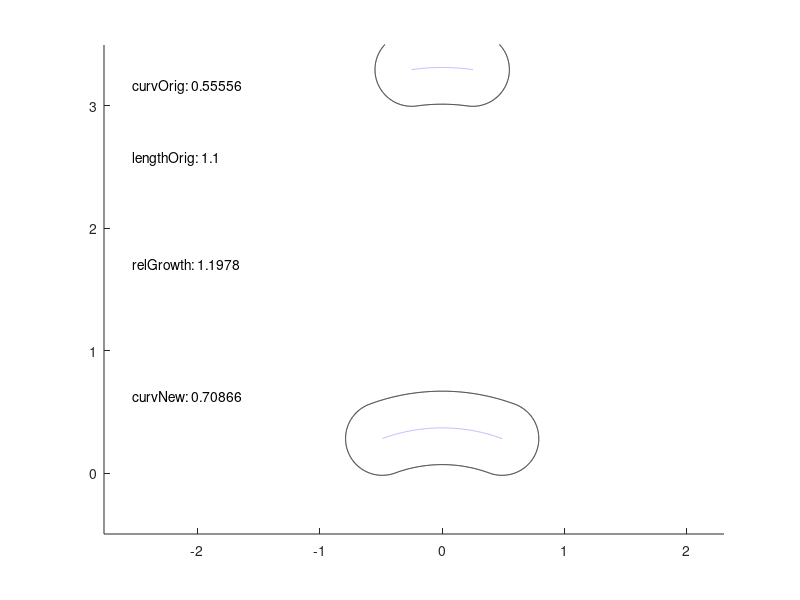

The MATLAB script that drew this image: (Note: this script raises an error after producing the figure.)
% user adjustable constants
CELL_DIAMETER = 0.6; % um
DOT_DENSITY  = 1000; % per um
ARC_LENGTH_RATIO = 1.4; % unitless
CELL_LENGTH = 0.5; % um

TOTAL_GROWTH = 1; % fraction of original length
RELATIVE_PROPORTIONAL_GROWTH = 1.2;
OFFSET_Y = 3;
isDisplayRedGreenCircles = false;
fprintf('--------- \n');
% % Calculate centerline dot spacing
centerlineS = linspace(0,CELL_LENGTH,CELL_LENGTH*DOT_DENSITY);
% calculate centerline radius of curvature
centerlineRadiusCurvature = (CELL_DIAMETER/2+ARC_LENGTH_RATIO*CELL_DIAMETER/2)./(ARC_LENGTH_RATIO-1);
fprintf('Centerline curvature (original): %s\n',1/centerlineRadiusCurvature);
centerlineCurvatureOriginal = 1/centerlineRadiusCurvature;
% convert to angular space
centerLineTheta = centerlineS./(centerlineRadiusCurvature);
centerLineTheta = centerLineTheta-mean(centerLineTheta)+pi/2;
% calculate the centerline
centerLineX = centerlineRadiusCurvature*cos(centerLineTheta);
centerLineY = centerlineRadiusCurvature*sin(centerLineTheta);

% poles have half a circumference on each side
poleHalfCircum = (pi*CELL_DIAMETER/2);
fprintf('Length (original): %s\n',CELL_LENGTH+CELL_DIAMETER);

% orient the poles so that they come off the cell correctly
EndcapATheta = linspace(0,pi,poleHalfCircum*(DOT_DENSITY));
EndcapATheta = EndcapATheta + atan2(centerLineY(2)-centerLineY(1),centerLineX(2)-centerLineX(1))+pi/2;
EndcapBTheta = linspace(0,pi,poleHalfCircum*(DOT_DENSITY));
EndcapBTheta = EndcapBTheta + atan2(centerLineY(end)-centerLineY(end-1),centerLineX(end)-centerLineX(end-1))-pi/2;

% find the coordinates of the poles
EncapA_X = CELL_DIAMETER/2*cos(EndcapATheta)+centerLineX(1);
EncapA_Y = CELL_DIAMETER/2*sin(EndcapATheta)+centerLineY(1);

EncapB_X = CELL_DIAMETER/2*cos(EndcapBTheta)+centerLineX(end);
EncapB_Y = CELL_DIAMETER/2*sin(EndcapBTheta)+centerLineY(end);

% side walls are displaced from the cell body by half a cell diameter
centerlineS = linspace(0,CELL_LENGTH,CELL_LENGTH*DOT_DENSITY);
% calculate centerline radius of curvature
centerlineRadiusCurvature = (CELL_DIAMETER/2+ARC_LENGTH_RATIO*CELL_DIAMETER/2)./(ARC_LENGTH_RATIO-1);
% convert to angular space
centerLineTheta = centerlineS./(centerlineRadiusCurvature);
centerLineTheta = centerLineTheta-mean(centerLineTheta)+pi/2;

% determine length of side walls calculate centerline curvature
side1LengthIntial = (centerlineRadiusCurvature+CELL_DIAMETER/2)*(centerLineTheta(end)-centerLineTheta(1));
side2LengthIntial = (centerlineRadiusCurvature-CELL_DIAMETER/2)*(centerLineTheta(end)-centerLineTheta(1));

% put the same density of points along these arcs
side1_theta = linspace(centerLineTheta(1),centerLineTheta(end),DOT_DENSITY*side1LengthIntial);
side2_theta = linspace(centerLineTheta(1),centerLineTheta(end),DOT_DENSITY*side2LengthIntial);
Side1_X = (centerlineRadiusCurvature+CELL_DIAMETER/2)*cos(side1_theta);
Side1_Y = (centerlineRadiusCurvature+CELL_DIAMETER/2)*sin(side1_theta);
Side2_X = (centerlineRadiusCurvature-CELL_DIAMETER/2)*cos(side2_theta);
Side2_Y = (centerlineRadiusCurvature-CELL_DIAMETER/2)*sin(side2_theta);
offsetInitial_X = min([Side1_X(:);Side2_X(:)]);
offsetInitial_X = 0;
offsetInitial_Y = min([Side1_Y(:);Side2_Y(:)]);

num_initialSide1 = length(Side1_X);
num_initialSide2 = length(Side2_X);

% display the first cell as all green
figure(gcf);
clf;
hold on;
if isDisplayRedGreenCircles
plot(centerLineX-offsetInitial_X,centerLineY-offsetInitial_Y+OFFSET_Y,'kx:');
else
plot(centerLineX-offsetInitial_X,centerLineY-offsetInitial_Y+OFFSET_Y,'b:');
end
plot(EncapA_X-offsetInitial_X,EncapA_Y-offsetInitial_Y+OFFSET_Y,'k');
plot(EncapB_X-offsetInitial_X,EncapB_Y-offsetInitial_Y+OFFSET_Y,'k');
plot(Side1_X-offsetInitial_X,Side1_Y-offsetInitial_Y+OFFSET_Y,'k');
plot(Side2_X-offsetInitial_X,Side2_Y-offsetInitial_Y+OFFSET_Y,'k');
if isDisplayRedGreenCircles
    scatter(EncapA_X-offsetInitial_X,EncapA_Y-offsetInitial_Y+OFFSET_Y,'og');
    scatter(EncapB_X-offsetInitial_X,EncapB_Y-offsetInitial_Y+OFFSET_Y,'og');
    scatter(Side1_X-offsetInitial_X,Side1_Y-offsetInitial_Y+OFFSET_Y,'og');
    scatter(Side2_X-offsetInitial_X,Side2_Y-offsetInitial_Y+OFFSET_Y,'og');
end
axis equal
% calculate the new cell as a bit longer

%
side1LengthFinal = (1+RELATIVE_PROPORTIONAL_GROWTH*TOTAL_GROWTH)*side1LengthIntial;
side2LengthFinal = (1+TOTAL_GROWTH)*side2LengthIntial;

arcLengthRatioAfterGrowth = side1LengthFinal/side2LengthFinal;

cellLengthAfterGrowth = (1+TOTAL_GROWTH)*CELL_LENGTH;


%
% Calculate centerline dot spacing
centerlineS = linspace(0,cellLengthAfterGrowth,cellLengthAfterGrowth*DOT_DENSITY);

% calculate centerline radius of curvature
centerlineRadiusCurvature = (CELL_DIAMETER/2+arcLengthRatioAfterGrowth*CELL_DIAMETER/2)./(arcLengthRatioAfterGrowth-1);

fprintf('Centerline curvature (new): %s\n',1/centerlineRadiusCurvature);
centerlineCurvatureNew = 1/centerlineRadiusCurvature;

% convert to angular space
centerLineTheta = centerlineS./(centerlineRadiusCurvature);
centerLineTheta = centerLineTheta-mean(centerLineTheta)+pi/2;
% calculate the centerline
centerLineX = centerlineRadiusCurvature*cos(centerLineTheta);
centerLineY = centerlineRadiusCurvature*sin(centerLineTheta);

% display new length
fprintf('Length (new): %s\n',cellLengthAfterGrowth+CELL_DIAMETER);


% poles have half a circumference on each side
poleHalfCircum = (pi*CELL_DIAMETER/2);

% orient the poles so that they come off the cell correctly
EndcapATheta = linspace(0,pi,poleHalfCircum*(DOT_DENSITY));
EndcapATheta = EndcapATheta + atan2(centerLineY(2)-centerLineY(1),centerLineX(2)-centerLineX(1))+pi/2;
EndcapBTheta = linspace(0,pi,poleHalfCircum*(DOT_DENSITY));
EndcapBTheta = EndcapBTheta + atan2(centerLineY(end)-centerLineY(end-1),centerLineX(end)-centerLineX(end-1))-pi/2;

% find the coordinates of the poles
EncapA_X = CELL_DIAMETER/2*cos(EndcapATheta)+centerLineX(1);
EncapA_Y = CELL_DIAMETER/2*sin(EndcapATheta)+centerLineY(1);

EncapB_X = CELL_DIAMETER/2*cos(EndcapBTheta)+centerLineX(end);
EncapB_Y = CELL_DIAMETER/2*sin(EndcapBTheta)+centerLineY(end);

% side walls are displaced from the cell body by half a cell diameter

% put the same density of points along these arcs
side1_theta = linspace(centerLineTheta(1),centerLineTheta(end),DOT_DENSITY*side1LengthFinal);
side2_theta = linspace(centerLineTheta(1),centerLineTheta(end),DOT_DENSITY*side2LengthFinal);
Side1_X = (centerlineRadiusCurvature+CELL_DIAMETER/2)*cos(side1_theta);
Side1_Y = (centerlineRadiusCurvature+CELL_DIAMETER/2)*sin(side1_theta);
Side2_X = (centerlineRadiusCurvature-CELL_DIAMETER/2)*cos(side2_theta);
Side2_Y = (centerlineRadiusCurvature-CELL_DIAMETER/2)*sin(side2_theta);
% Display the second cell as a mix of red and green

% randomly pick the same number of dots that we started with
plotAsGreen1 = randperm(length(Side1_X),num_initialSide1);
plotAsGreen2 = randperm(length(Side2_X),num_initialSide2);
% plot the remainder as red
plotAsRed1 = true(length(Side1_X),1);
plotAsRed1(plotAsGreen1) = false;
plotAsRed2 = true(length(Side2_X),1);
plotAsRed2(plotAsGreen2) = false;

offsetFinal_X = min([Side1_X(:);Side2_X(:)]);
offsetFinal_Y = min([Side1_Y(:);Side2_Y(:)]);
offsetFinal_X = 0;

if isDisplayRedGreenCircles
plot(centerLineX-offsetFinal_X,centerLineY-offsetFinal_Y,'kx:');
else
    plot(centerLineX-offsetFinal_X,centerLineY-offsetFinal_Y,'b:');

end

plot(EncapA_X-offsetFinal_X,EncapA_Y-offsetFinal_Y,'k');
plot(EncapB_X-offsetFinal_X,EncapB_Y-offsetFinal_Y,'k');
plot(Side1_X-offsetFinal_X,Side1_Y-offsetFinal_Y,'k');
plot(Side2_X-offsetFinal_X,Side2_Y-offsetFinal_Y,'k');

if isDisplayRedGreenCircles
    scatter(EncapA_X()-offsetFinal_X,EncapA_Y()-offsetFinal_Y,'og');
    scatter(EncapB_X()-offsetFinal_X,EncapB_Y()-offsetFinal_Y,'og');
    scatter(Side1_X(plotAsRed1)-offsetFinal_X,Side1_Y(plotAsRed1)-offsetFinal_Y,'or');
    scatter(Side2_X(plotAsRed2)-offsetFinal_X,Side2_Y(plotAsRed2)-offsetFinal_Y,'or');
    scatter(Side1_X(plotAsGreen1)-offsetFinal_X,Side1_Y(plotAsGreen1)-offsetFinal_Y,'og');
    scatter(Side2_X(plotAsGreen2)-offsetFinal_X,Side2_Y(plotAsGreen2)-offsetFinal_Y,'og');
end

%disp((nnz(plotAsRed1)/nnz(not(plotAsRed1)))/(nnz(plotAsRed2)/nnz(not(plotAsRed2))));
disp(['redOut/redIn: ',num2str(length(plotAsRed1)/length(plotAsRed2))]);


disp(['Green outer face: ',num2str(nnz(not(plotAsRed1)))]);
disp(['Red outer face: ',num2str(nnz((plotAsRed1)))]);

disp(['Green inner face: ',num2str(nnz(not(plotAsRed2)))]);
disp(['Red inner face: ',num2str(nnz((plotAsRed2)))]);
relGrowth = (nnz((plotAsRed1))/nnz(not(plotAsRed1))) ./...
    (nnz((plotAsRed2))/nnz(not(plotAsRed2)));
disp(['relative growth: ' num2str(relGrowth)]);


axis equal

xLimitsStart = xlim();
text((xLimitsStart(1) - 0.05*diff(xLimitsStart)), mean(Side1_Y)-offsetFinal_Y,['curvNew: ',num2str(centerlineCurvatureNew)]);
text((xLimitsStart(1) - 0.05*diff(xLimitsStart)), mean(Side2_Y)+offsetInitial_Y,['lengthOrig: ', num2str(CELL_LENGTH+CELL_DIAMETER)]);
text((xLimitsStart(1) - 0.05*diff(xLimitsStart)), mean(Side1_Y)+offsetInitial_Y,['curvOrig: ', num2str(centerlineCurvatureOriginal)]);
text((xLimitsStart(1) - 0.05*diff(xLimitsStart)), max(Side1_Y),['relGrowth: ',num2str(relGrowth)]);

xlim([xLimitsStart(1)-0.1*diff(xLimitsStart),xLimitsStart(2)]);
%%
saveas(gcf,[transcodeDate(now),'.svg']);